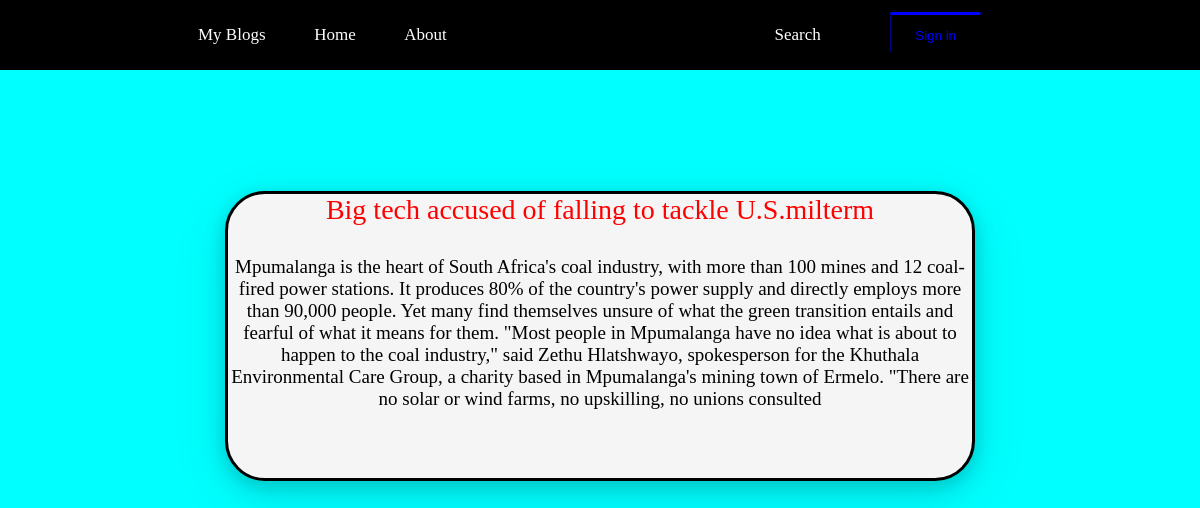
Screenshot of /one/3 with the database file from the repository.
### home/models.py (models this page shows)
class Article(models.Model):
    name=models.CharField(max_length=50)
    descriptions=models.CharField(max_length=900)

### home/views.py (the view)
# urls.py: path('one/<int:pk>',views.details,name='details'),
def details(req,pk):
    data1= Article.objects.get(id=pk)
    context={
        'data1':data1
    }
    return render(req,'details.html',context)

### home/templates/details.html (shortened to what this page needs)
<!DOCTYPE html>
<html lang="en">
<head>
</head>
<body>
    <div id="d1">
        <div id="d2">
            <ul>
                <li>My Blogs</li>
                <li><a href="{% url 'home' %}">Home</a></li>
                <li><a href="{% url 'about' %}">About</a></li>
            </ul>
        </div>
        <div id="d3">
           <ol>
            <li>Search</li>
            <li><button id="d4">Sign in</button></li>
           </ol>
        </div>
    </div>
    <div id="demo1">
      <center>
        <div id="demo2">
            <p style="font-size: 28px; color: red; font-weight: 500;">{{data1.name}}</p>
            <p style="padding-top:4%; font-size: 19px;">{{data1.descriptions}}</p>
           </div>
      </center>
    </div>
</body>
</html>

### home/templates/details.html (style rules this page uses)
* { margin: 0%; padding: 0%; box-sizing: border-box; }
#d1 { border: 2px solid; height: 70px; width: 100%; display: flex; justify-content: space-evenly; background-color: black; }
#d2 { border: 2px solid; height: 50px; width: 350px; margin-top: 1%; }
#d2 ul { list-style: none; display: flex; justify-content: space-evenly; padding-top: 2.5%; font-size: 17px; color: white; }
#d3 { border: 2px solid; height: 50; width: 350px; margin-left:5%; }
#d3 ol { display: flex; justify-content: space-evenly; list-style: none; padding-top: 6%; font-size: 17px; color: white; }
#d4 { height: 40px; width: 90px; margin-top: -14%; border: none; color: blue; box-shadow: -0.5px -3px blue; background-color: black; }
#demo1 { border: 1px solid aqua; height: 100vh; background-color: aqua; }
#demo2 { border: 3px solid; height: 290px; width: 750px; margin-top: 10%; box-shadow: -3px -3px rgb(245, 234, 219); background-color: whitesmoke; box-shadow: rgba(17, 17, 26, 0.1) 0px 4px 16px, rgba(17, 17, 26, 0.1) 0px 8px 24px, rgba(17, 17, 26, 0.1) 0px 16px 56px; border-radius: 40px; }
a { text-decoration: none; color: white; }

### rows the page displays
Article: name "Big tech accused of falling to tackle U.S.milterm", descriptions "Mpumalanga is the heart of South Africa's coal industry, with more than 100 mines and 12 coal-fired power stations. It produces 80% of the country's power supply and directly employs more than 90,000 people. Yet many find themselves unsure of what the green transition entails and fearful of what it means for them. \"Most people in Mpumalanga have no idea what is about to happen to the coal industry,\" said Zethu Hlatshwayo, spokesperson for the Khuthala Environmental Care Group, a charity based in Mpumalanga's mining town of Ermelo. \"There are no solar or wind farms, no upskilling, no unions consulted"
